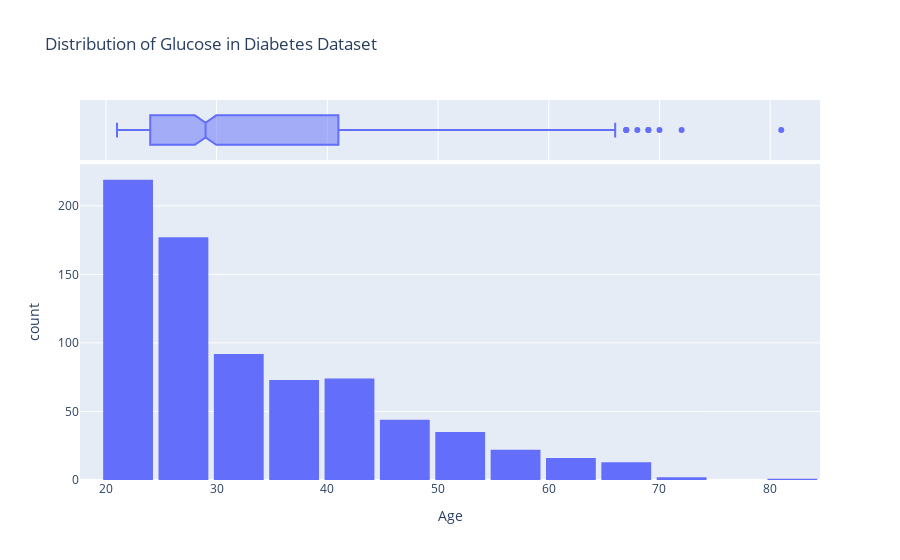

This figure's notebook cell:
### Code cell
import plotly.express as px
fig=px.histogram(
    df,
    x='Age',
    marginal='box', 
    nbins=25, 
    title='Distribution of Glucose in Diabetes Dataset')
fig.update_layout(bargap=0.1)
fig.show()

### Figure 1 — Plotly figure (JSON) as saved in the notebook; plotly's stock layout.template omitted (floating-point values rounded to 4 significant figures; data arrays with more than 128 entries replaced by an {"elided": "..."} marker saying what was removed)
{"data": [{"alignmentgroup": "True", "bingroup": "x", "hovertemplate": "Age=%{x}<br>count=%{y}<extra></extra>", "legendgroup": "", "marker": {"color": "#636efa", "pattern": {"shape": ""}}, "name": "", "nbinsx": 25, "offsetgroup": "", "orientation": "v", "showlegend": false, "type": "histogram", "x": {"elided": "768 int values"}, "xaxis": "x", "yaxis": "y"}, {"alignmentgroup": "True", "hovertemplate": "Age=%{x}<extra></extra>", "legendgroup": "", "marker": {"color": "#636efa"}, "name": "", "notched": true, "offsetgroup": "", "showlegend": false, "type": "box", "x": {"elided": "768 int values"}, "xaxis": "x2", "yaxis": "y2"}], "layout": {"bargap": 0.1, "barmode": "relative", "legend": {"tracegroupgap": 0}, "title": {"text": "Distribution of Glucose in Diabetes Dataset"}, "xaxis": {"anchor": "y", "domain": [0, 1], "title": {"text": "Age"}}, "xaxis2": {"anchor": "y2", "domain": [0, 1], "matches": "x", "showgrid": true, "showticklabels": false}, "yaxis": {"anchor": "x", "domain": [0, 0.8316], "title": {"text": "count"}}, "yaxis2": {"anchor": "x2", "domain": [0.8416, 1], "matches": "y2", "showgrid": false, "showline": false, "showticklabels": false, "ticks": ""}}}
